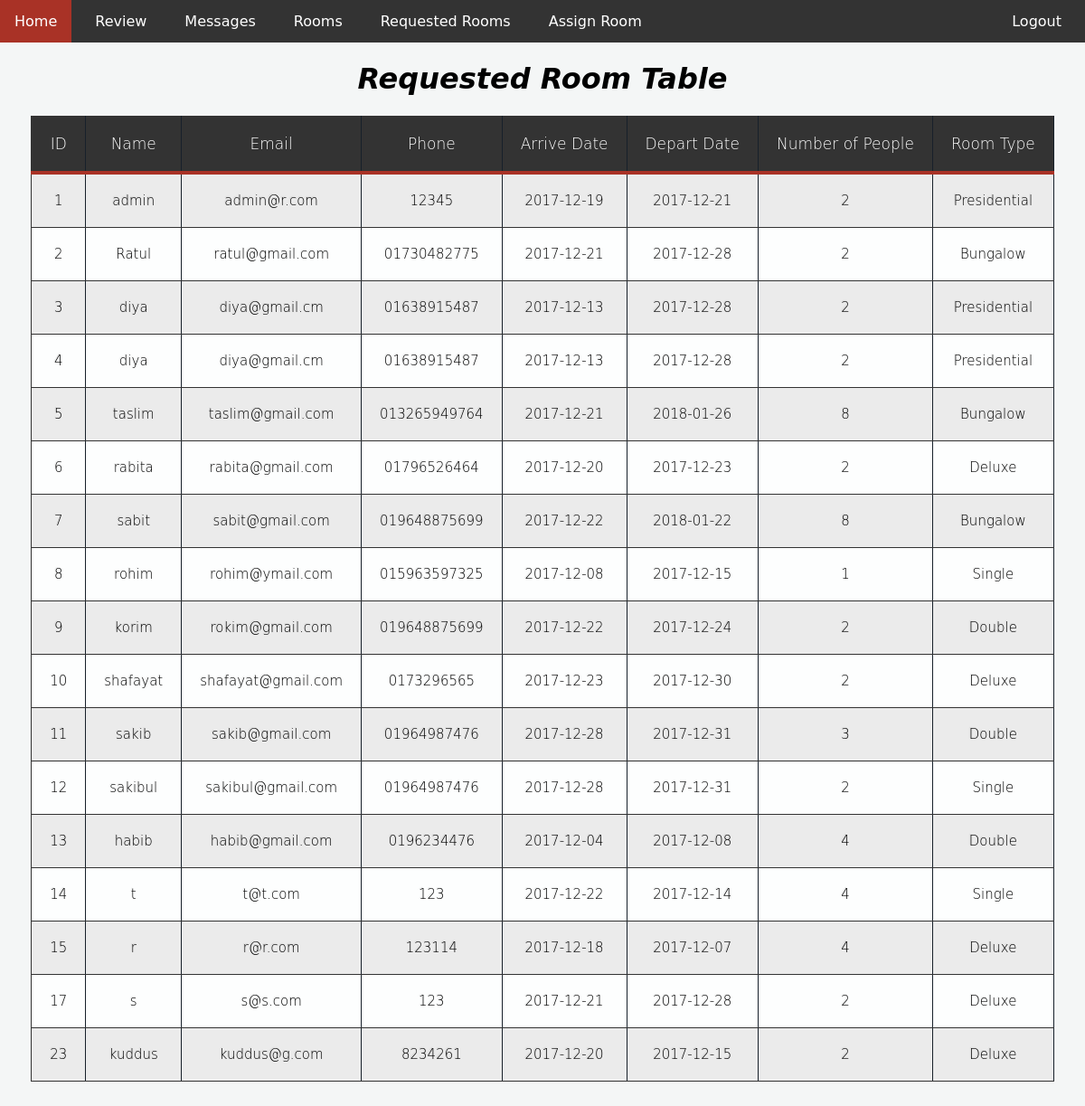
The page /managerview.php on the database its author committed.
### tables this page shows
CREATE TABLE IF NOT EXISTS `request_room` (
  `id` int(6) NOT NULL AUTO_INCREMENT,
  `name` varchar(225) NOT NULL,
  `email` varchar(225) NOT NULL,
  `phone` varchar(225) NOT NULL,
  `a_date` date NOT NULL,
  `d_date` date NOT NULL,
  `people` int(10) NOT NULL,
  `room_type` varchar(225) NOT NULL,
  PRIMARY KEY (`id`)
);

### managerview.php (the view, shortened to what this page needs)
<!DOCTYPE html>
<html lang="en">
<head>
   <link rel="stylesheet" href="style.css">
   <link rel="stylesheet" href="//netdna.bootstrapcdn.com/font-awesome/4.2.0/css/font-awesome.min.css">
</head>
<body>
   <header>
      <div class="navbar">
         <nav>
            <ul>
               <li id="title"><a href="Login.php">Logout</a></li>
               <li><a href="index.php"> Home </a></li>
               <li><a href="mreview.php"> Review </a></li>
               <li><a href="msg.php"> Messages </a></li>
               <li><a href="mroomview.php"> Rooms </a></li>
               <li><a href="managerview.php">Requested Rooms</a></li>
               <li><a href="assignroom.php"> Assign Room </a></li>
            </ul>
         </nav>
      </div>
   </header>
<?php
   include_once "connect.php";
   if(!mysqli_connect_errno())
   {
     $reviews = mysqli_query($con, "SELECT * FROM request_room ORDER BY id");
   }
  ?>
    <center><h1>Requested Room Table</h1></center>
    <table>
      <thead>
        <th>ID</th>
        <th>Name</th>
        <th>Email</th>
        <th>Phone</th>
        <th>Arrive Date</th>
        <th>Depart Date</th>
        <th>Number of People</th>
        <th>Room Type</th>
      </thead>
      <tbody>
        <?php
          foreach($reviews as $review)
          { ?>
            <tr>
              <td> <?php echo $review['id'];?></td>
              <td> <?php echo $review['name'];?></td>
              <td> <?php echo $review['email'];?></td>
              <td> <?php echo $review['phone'];?></td>
              <td> <?php echo $review['a_date'];?></td>
              <td> <?php echo $review['d_date'];?></td>
              <td> <?php echo $review['people'];?></td>
              <td> <?php echo $review['room_type'];?></td>
            </tr>
            <?php
          };
         ?>

### style.css (style rules this page uses)
body { background-color: #F4F6F6; margin: 0 auto; text-align: center; font-family: "Lucida Grande", "Lucida Sans Unicode", "Lucida Sans", "DejaVu Sans", Verdana, sans-serif; }
#title { float: right; }
nav { background-color: #333; max-width: 100%; }
nav ul { list-style-type: none; margin: 0 auto; padding: 0; overflow: hidden; }
nav ul li { float: left; }
nav ul li a { display: block; font-family:"Lucida Grande", "Lucida Sans Unicode", "Lucida Sans", "DejaVu Sans", Verdana, sans-serif; color: white; text-align: center; padding: 14px 16px; text-decoration: none; margin-right: 10px; }
h1 { font-family:"Lucida Grande", "Lucida Sans Unicode", "Lucida Sans", "DejaVu Sans", Verdana, sans-serif; font-style: oblique; }
table , th ,td { border: 1px solid #333; border-collapse: collapse; margin: 0 auto; margin-bottom: 100px; }
th,td { padding: 5px; }
th { background-color: #333; color: white; border-bottom:4px solid #A93226; border-right: 1.2px solid #17202A; font-size:17px; font-weight: 200; padding:20px; text-align:center; text-shadow: 0 1px 1px rgba(0, 0, 0, 0.1); vertical-align:middle; }
tr:first-child { border-top:none; }
tr:last-child { border-bottom:none; }
tr:nth-child(odd) td { background:#EBEBEB; }
tr:last-child td:first-child { border-bottom-left-radius:3px; }
tr:last-child td:last-child { border-bottom-right-radius:3px; }
td { background:#FDFEFE; padding:20px; text-align:center; vertical-align:middle; font-weight:100; font-size:15px; text-shadow: -1px -1px 1px rgba(0, 0, 0, 0.1); border-right: 1.5px solid #17202A; }

### rows shown on the page
request_room: id "1", name "admin", email "admin@r.com", phone "12345", a_date "2017-12-19", d_date "2017-12-21", people "2", room_type "Presidential"
request_room: id "2", name "Ratul", email "ratul@gmail.com", phone "01730482775", a_date "2017-12-21", d_date "2017-12-28", people "2", room_type "Bungalow"
request_room: id "3", name "diya", email "diya@gmail.cm", phone "01638915487", a_date "2017-12-13", d_date "2017-12-28", people "2", room_type "Presidential"
request_room: id "4", name "diya", email "diya@gmail.cm", phone "01638915487", a_date "2017-12-13", d_date "2017-12-28", people "2", room_type "Presidential"
request_room: id "5", name "taslim", email "taslim@gmail.com", phone "013265949764", a_date "2017-12-21", d_date "2018-01-26", people "8", room_type "Bungalow"
request_room: id "6", name "rabita", email "rabita@gmail.com", phone "01796526464", a_date "2017-12-20", d_date "2017-12-23", people "2", room_type "Deluxe"
request_room: id "7", name "sabit", email "sabit@gmail.com", phone "019648875699", a_date "2017-12-22", d_date "2018-01-22", people "8", room_type "Bungalow"
request_room: id "8", name "rohim", email "rohim@ymail.com", phone "015963597325", a_date "2017-12-08", d_date "2017-12-15", people "1", room_type "Single"
request_room: id "9", name "korim", email "rokim@gmail.com", phone "019648875699", a_date "2017-12-22", d_date "2017-12-24", people "2", room_type "Double"
request_room: id "10", name "shafayat", email "shafayat@gmail.com", phone "0173296565", a_date "2017-12-23", d_date "2017-12-30", people "2", room_type "Deluxe"
request_room: id "11", name "sakib", email "sakib@gmail.com", phone "01964987476", a_date "2017-12-28", d_date "2017-12-31", people "3", room_type "Double"
request_room: id "12", name "sakibul", email "sakibul@gmail.com", phone "01964987476", a_date "2017-12-28", d_date "2017-12-31", people "2", room_type "Single"
request_room: id "13", name "habib", email "habib@gmail.com", phone "0196234476", a_date "2017-12-04", d_date "2017-12-08", people "4", room_type "Double"
request_room: id "14", name "t", email "t@t.com", phone "123", a_date "2017-12-22", d_date "2017-12-14", people "4", room_type "Single"
request_room: id "15", name "r", email "r@r.com", phone "123114", a_date "2017-12-18", d_date "2017-12-07", people "4", room_type "Deluxe"
request_room: id "17", name "s", email "s@s.com", phone "123", a_date "2017-12-21", d_date "2017-12-28", people "2", room_type "Deluxe"
request_room: id "23", name "kuddus", email "kuddus@g.com", phone "8234261", a_date "2017-12-20", d_date "2017-12-15", people "2", room_type "Deluxe"
